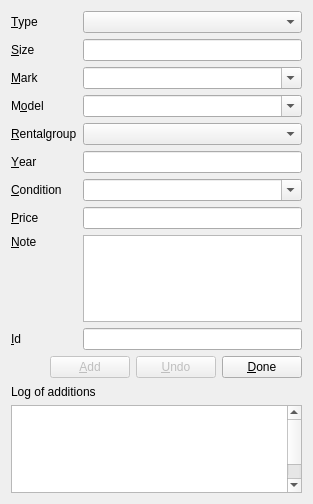
<?xml version="1.0" encoding="UTF-8"?>
<ui version="4.0">
 <class>AddNewItemDialog</class>
 <widget class="QDialog" name="AddNewItemDialog">
  <property name="geometry">
   <rect>
    <x>0</x>
    <y>0</y>
    <width>310</width>
    <height>504</height>
   </rect>
  </property>
  <property name="windowTitle">
   <string>Add new items</string>
  </property>
  <property name="modal">
   <bool>true</bool>
  </property>
  <layout class="QGridLayout" name="gridLayout">
   <item row="0" column="0">
    <widget class="QLabel" name="label_2">
     <property name="text">
      <string>&amp;Type</string>
     </property>
     <property name="buddy">
      <cstring>input_type_comboBox</cstring>
     </property>
    </widget>
   </item>
   <item row="0" column="2">
    <widget class="QComboBox" name="input_type_comboBox">
     <property name="sizeAdjustPolicy">
      <enum>QComboBox::AdjustToContents</enum>
     </property>
    </widget>
   </item>
   <item row="1" column="0">
    <widget class="QLabel" name="label_3">
     <property name="text">
      <string>&amp;Size</string>
     </property>
     <property name="buddy">
      <cstring>input_size_lineEdit</cstring>
     </property>
    </widget>
   </item>
   <item row="1" column="2">
    <widget class="QLineEdit" name="input_size_lineEdit"/>
   </item>
   <item row="2" column="0">
    <widget class="QLabel" name="label_4">
     <property name="text">
      <string>&amp;Mark</string>
     </property>
     <property name="buddy">
      <cstring>input_mark_comboBox</cstring>
     </property>
    </widget>
   </item>
   <item row="2" column="2">
    <widget class="QComboBox" name="input_mark_comboBox">
     <property name="editable">
      <bool>true</bool>
     </property>
    </widget>
   </item>
   <item row="3" column="0">
    <widget class="QLabel" name="label_5">
     <property name="text">
      <string>M&amp;odel</string>
     </property>
     <property name="buddy">
      <cstring>input_model_comboBox</cstring>
     </property>
    </widget>
   </item>
   <item row="3" column="2">
    <widget class="QComboBox" name="input_model_comboBox">
     <property name="editable">
      <bool>true</bool>
     </property>
    </widget>
   </item>
   <item row="4" column="0" colspan="2">
    <widget class="QLabel" name="label_9">
     <property name="text">
      <string>&amp;Rentalgroup</string>
     </property>
     <property name="buddy">
      <cstring>input_rentalgroup_comboBox</cstring>
     </property>
    </widget>
   </item>
   <item row="4" column="2">
    <widget class="QComboBox" name="input_rentalgroup_comboBox">
     <property name="editable">
      <bool>false</bool>
     </property>
    </widget>
   </item>
   <item row="5" column="0">
    <widget class="QLabel" name="label_6">
     <property name="text">
      <string>&amp;Year</string>
     </property>
     <property name="buddy">
      <cstring>input_year_lineEdit</cstring>
     </property>
    </widget>
   </item>
   <item row="5" column="2">
    <widget class="QLineEdit" name="input_year_lineEdit"/>
   </item>
   <item row="6" column="0" colspan="2">
    <widget class="QLabel" name="label_7">
     <property name="text">
      <string>&amp;Condition</string>
     </property>
     <property name="buddy">
      <cstring>input_condition_comboBox</cstring>
     </property>
    </widget>
   </item>
   <item row="6" column="2">
    <widget class="QComboBox" name="input_condition_comboBox">
     <property name="editable">
      <bool>true</bool>
     </property>
    </widget>
   </item>
   <item row="7" column="0">
    <widget class="QLabel" name="label_8">
     <property name="text">
      <string>&amp;Price</string>
     </property>
     <property name="buddy">
      <cstring>input_price_lineEdit</cstring>
     </property>
    </widget>
   </item>
   <item row="7" column="2">
    <widget class="QLineEdit" name="input_price_lineEdit"/>
   </item>
   <item row="8" column="0">
    <widget class="QLabel" name="label_10">
     <property name="text">
      <string>&amp;Note</string>
     </property>
     <property name="alignment">
      <set>Qt::AlignLeading|Qt::AlignLeft|Qt::AlignTop</set>
     </property>
     <property name="buddy">
      <cstring>input_note_textEdit</cstring>
     </property>
    </widget>
   </item>
   <item row="8" column="2">
    <widget class="QTextEdit" name="input_note_textEdit">
     <property name="tabChangesFocus">
      <bool>true</bool>
     </property>
    </widget>
   </item>
   <item row="9" column="0">
    <widget class="QLabel" name="label">
     <property name="text">
      <string>&amp;Id</string>
     </property>
     <property name="buddy">
      <cstring>input_id_lineEdit</cstring>
     </property>
    </widget>
   </item>
   <item row="9" column="2">
    <widget class="QLineEdit" name="input_id_lineEdit"/>
   </item>
   <item row="10" column="1" colspan="2">
    <layout class="QHBoxLayout" name="horizontalLayout">
     <item>
      <spacer name="horizontalSpacer">
       <property name="orientation">
        <enum>Qt::Horizontal</enum>
       </property>
       <property name="sizeHint" stdset="0">
        <size>
         <width>40</width>
         <height>23</height>
        </size>
       </property>
      </spacer>
     </item>
     <item>
      <widget class="QPushButton" name="input_add_pushButton">
       <property name="enabled">
        <bool>false</bool>
       </property>
       <property name="text">
        <string>&amp;Add</string>
       </property>
      </widget>
     </item>
     <item>
      <widget class="QPushButton" name="input_undo_pushButton">
       <property name="enabled">
        <bool>false</bool>
       </property>
       <property name="text">
        <string>&amp;Undo</string>
       </property>
      </widget>
     </item>
     <item>
      <widget class="QPushButton" name="input_done_pushButton">
       <property name="text">
        <string>&amp;Done</string>
       </property>
      </widget>
     </item>
    </layout>
   </item>
   <item row="11" column="0" colspan="3">
    <widget class="QLabel" name="label_11">
     <property name="text">
      <string>Log of additions</string>
     </property>
    </widget>
   </item>
   <item row="12" column="0" colspan="3">
    <widget class="QTextEdit" name="output_log_textEdit">
     <property name="readOnly">
      <bool>true</bool>
     </property>
     <property name="html">
      <string notr="true">&lt;!DOCTYPE HTML PUBLIC &quot;-//W3C//DTD HTML 4.0//EN&quot; &quot;http://www.w3.org/TR/REC-html40/strict.dtd&quot;&gt;
&lt;html&gt;&lt;head&gt;&lt;meta name=&quot;qrichtext&quot; content=&quot;1&quot; /&gt;&lt;style type=&quot;text/css&quot;&gt;
p, li { white-space: pre-wrap; }
&lt;/style&gt;&lt;/head&gt;&lt;body style=&quot; font-family:'Ubuntu'; font-size:9pt; font-weight:400; font-style:normal;&quot;&gt;
&lt;table border=&quot;0&quot; style=&quot;-qt-table-type: root; margin-top:4px; margin-bottom:4px; margin-left:4px; margin-right:4px;&quot;&gt;
&lt;tr&gt;
&lt;td style=&quot;border: none;&quot;&gt;
&lt;p style=&quot;-qt-paragraph-type:empty; margin-top:0px; margin-bottom:0px; margin-left:0px; margin-right:0px; -qt-block-indent:0; text-indent:0px;&quot;&gt;&lt;/p&gt;
&lt;p style=&quot;-qt-paragraph-type:empty; margin-top:0px; margin-bottom:0px; margin-left:0px; margin-right:0px; -qt-block-indent:0; text-indent:0px; font-family:'Sans Serif'; font-size:7pt;&quot;&gt;&lt;/p&gt;
&lt;p style=&quot;-qt-paragraph-type:empty; margin-top:0px; margin-bottom:0px; margin-left:0px; margin-right:0px; -qt-block-indent:0; text-indent:0px; font-family:'Sans Serif'; font-size:7pt;&quot;&gt;&lt;/p&gt;
&lt;p style=&quot;-qt-paragraph-type:empty; margin-top:0px; margin-bottom:0px; margin-left:0px; margin-right:0px; -qt-block-indent:0; text-indent:0px; font-family:'Sans Serif'; font-size:7pt;&quot;&gt;&lt;/p&gt;
&lt;p style=&quot;-qt-paragraph-type:empty; margin-top:0px; margin-bottom:0px; margin-left:0px; margin-right:0px; -qt-block-indent:0; text-indent:0px; font-family:'Sans Serif'; font-size:7pt;&quot;&gt;&lt;/p&gt;
&lt;p style=&quot;-qt-paragraph-type:empty; margin-top:0px; margin-bottom:0px; margin-left:0px; margin-right:0px; -qt-block-indent:0; text-indent:0px; font-family:'Sans Serif'; font-size:7pt;&quot;&gt;&lt;/p&gt;
&lt;p style=&quot;-qt-paragraph-type:empty; margin-top:0px; margin-bottom:0px; margin-left:0px; margin-right:0px; -qt-block-indent:0; text-indent:0px; font-family:'Sans Serif'; font-size:7pt;&quot;&gt;&lt;/p&gt;
&lt;p style=&quot;-qt-paragraph-type:empty; margin-top:0px; margin-bottom:0px; margin-left:0px; margin-right:0px; -qt-block-indent:0; text-indent:0px; font-family:'Sans Serif'; font-size:7pt;&quot;&gt;&lt;/p&gt;&lt;/td&gt;&lt;/tr&gt;&lt;/table&gt;&lt;/body&gt;&lt;/html&gt;</string>
     </property>
    </widget>
   </item>
  </layout>
 </widget>
 <tabstops>
  <tabstop>input_type_comboBox</tabstop>
  <tabstop>input_size_lineEdit</tabstop>
  <tabstop>input_mark_comboBox</tabstop>
  <tabstop>input_model_comboBox</tabstop>
  <tabstop>input_rentalgroup_comboBox</tabstop>
  <tabstop>input_year_lineEdit</tabstop>
  <tabstop>input_condition_comboBox</tabstop>
  <tabstop>input_price_lineEdit</tabstop>
  <tabstop>input_note_textEdit</tabstop>
  <tabstop>input_id_lineEdit</tabstop>
  <tabstop>input_add_pushButton</tabstop>
  <tabstop>input_done_pushButton</tabstop>
  <tabstop>output_log_textEdit</tabstop>
 </tabstops>
 <resources/>
 <connections/>
</ui>
